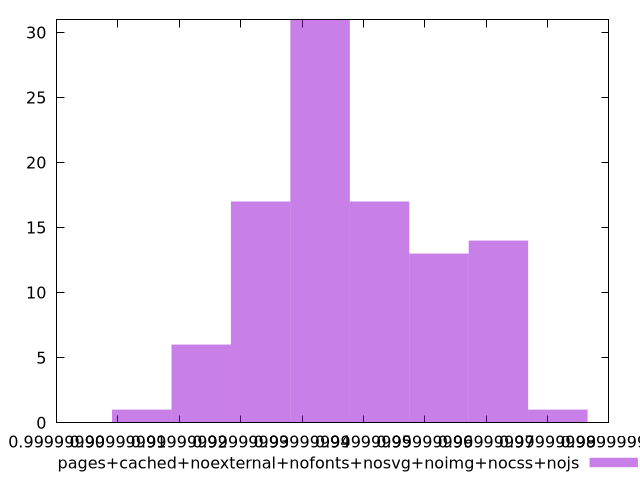

The gnuplot source for this figure:
$_pagesCachedNoexternalNofontsNosvgNoimgNocssNojs <<EOF
0.999999972000053 14
0.9999999526263565 17
0.9999999429395082 31
0.9999999623132048 13
0.9999999235658118 6
0.99999993325266 17
0.9999999816869012 1
0.9999999138789636 1
EOF
set key outside below
set terminal pngcairo
set output "report_00004_2020-11-02T20-21-41.718Z/mainthread-work-breakdown/pages+cached+noexternal+nofonts+nosvg+noimg+nocss+nojs//hist.png"
set yrange [0:31]
set boxwidth 9.686848230691338e-9
set style fill transparent solid 0.5 noborder
plot $_pagesCachedNoexternalNofontsNosvgNoimgNocssNojs title "pages+cached+noexternal+nofonts+nosvg+noimg+nocss+nojs" with boxes ,
